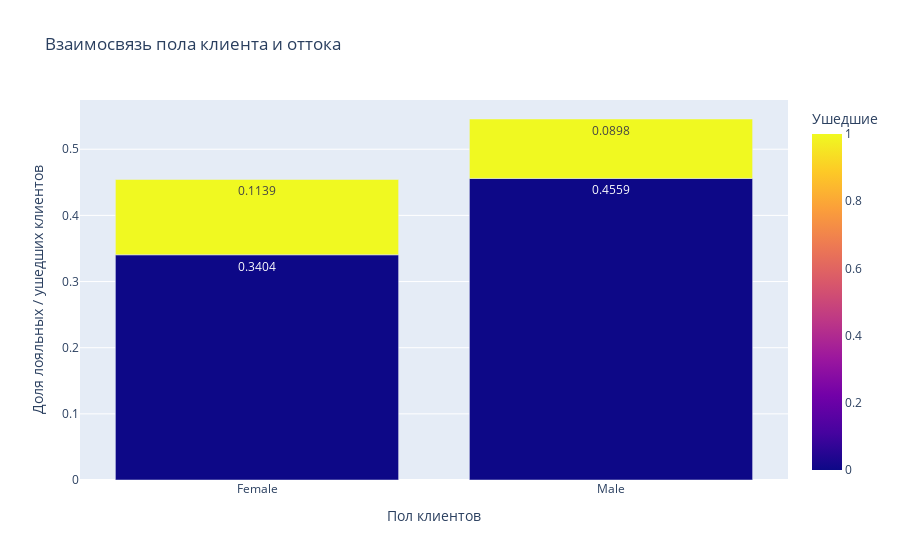

Notebook source saved alongside this figure:
### Code cell
bar_data = churn_data.groupby(by='Gender', as_index=False)['Exited'].value_counts()
bar_data['Norm'] = bar_data['count'] / bar_data['count'].sum()
display(bar_data)
fig = px.bar(
    data_frame=bar_data,
    x="Gender",
    y="Norm",
    color='Exited',
    text = 'Norm',
    orientation='v',
    labels={'Gender': 'Пол клиентов', 'Norm': 'Доля лояльных / ушедших клиентов','Exited': 'Ушедшие' },
    title='Взаимосвязь пола клиента и оттока'
)
fig.show()

### Figure 1 — Plotly figure (JSON) as saved in the notebook; plotly's stock layout.template omitted (floating-point values rounded to 4 significant figures)
{"data": [{"hovertemplate": "Пол клиентов=%{x}<br>Доля лояльных / ушедших клиентов=%{text}<br>Ушедшие=%{marker.color}<extra></extra>", "legendgroup": "", "marker": {"color": [0, 1, 0, 1], "coloraxis": "coloraxis", "pattern": {"shape": ""}}, "name": "", "orientation": "v", "showlegend": false, "text": [0.3404, 0.1139, 0.4559, 0.0898], "textposition": "auto", "type": "bar", "x": ["Female", "Female", "Male", "Male"], "xaxis": "x", "y": [0.3404, 0.1139, 0.4559, 0.0898], "yaxis": "y"}], "layout": {"barmode": "relative", "coloraxis": {"colorbar": {"title": {"text": "Ушедшие"}}, "colorscale": [[0, "#0d0887"], [0.1111, "#46039f"], [0.2222, "#7201a8"], [0.3333, "#9c179e"], [0.4444, "#bd3786"], [0.5556, "#d8576b"], [0.6667, "#ed7953"], [0.7778, "#fb9f3a"], [0.8889, "#fdca26"], [1, "#f0f921"]]}, "legend": {"tracegroupgap": 0}, "title": {"text": "Взаимосвязь пола клиента и оттока"}, "xaxis": {"anchor": "y", "domain": [0, 1], "title": {"text": "Пол клиентов"}}, "yaxis": {"anchor": "x", "domain": [0, 1], "title": {"text": "Доля лояльных / ушедших клиентов"}}}}
